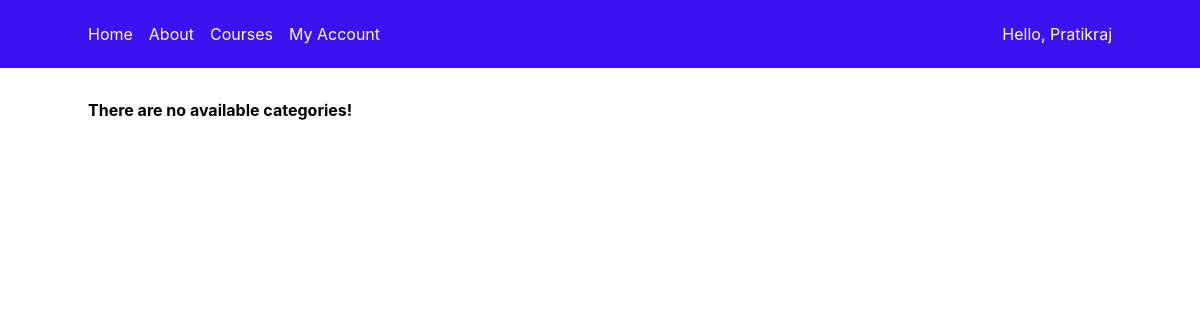
Before: /index/ with the older database file.
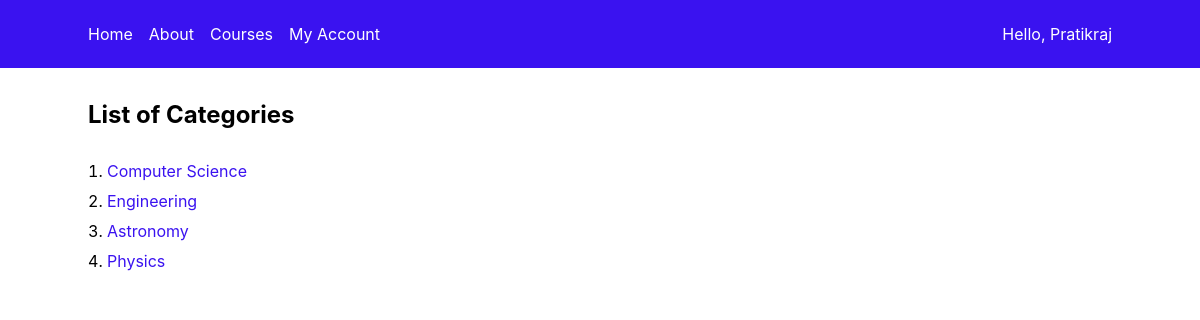
After: the same page with the newer database file.
### myapp/models.py (models this page shows, shortened)
class Category(models.Model):
    name = models.CharField(max_length=100)

### myapp/views.py (the view)
# urls.py: path('index/', views.index, name='index'),
def index(request):
    category_list = Category.objects.all().order_by('id')[:10]
    course_list = Course.objects.all().order_by('-price')[:5]
    '''View
    response = HttpResponse()
    heading1 = '<h2> List of categories: </h2>'
    response.write(heading1)
    for category in category_list:
        para = '<p>' + str(category.id) + ': ' + '<a href="/myapp/category/' + str(category.id) + '">' + str(category) + '</a>' + '</p>'
        response.write(para)
    heading2 = '<br /><br /><h2> List of courses (sorted by price, descending): </h2>'
    response.write(heading2)
    for course in course_list:
        para = '<p>' + str(course) + ' - Price: $' + str(course.price) + '</p>'
        response.write(para)
    link = f'<br /><br /><a href="/myapp/about/">About Page</a>'
    response.write(link)

    return response
    '''
    return render(request, 'myapp/index0.html', {'category_list': category_list})

### myapp/templates/myapp/index0.html (shortened to what this page needs)
{% extends 'myapp/base.html' %}
{% block body_block %}
    {% if category_list %}
        <h2>List of Categories</h2>
        <ol>
            {% for category in category_list %}
                <li><a href="{% url 'detail' category.id %}">{{ category.name }}</a></li>
            {% endfor %}
        </ol>
    {% else %}
        <strong>There are no available categories!</strong>
    {% endif %}
{% endblock %}

Changed rows visible on the page:
added Category: name "Computer Science"
added Category: name "Engineering"
added Category: name "Astronomy"
added Category: name "Physics"
Other visible differences:
text no longer shown: "There are no available categories!"
text now shown: "List of Categories"
